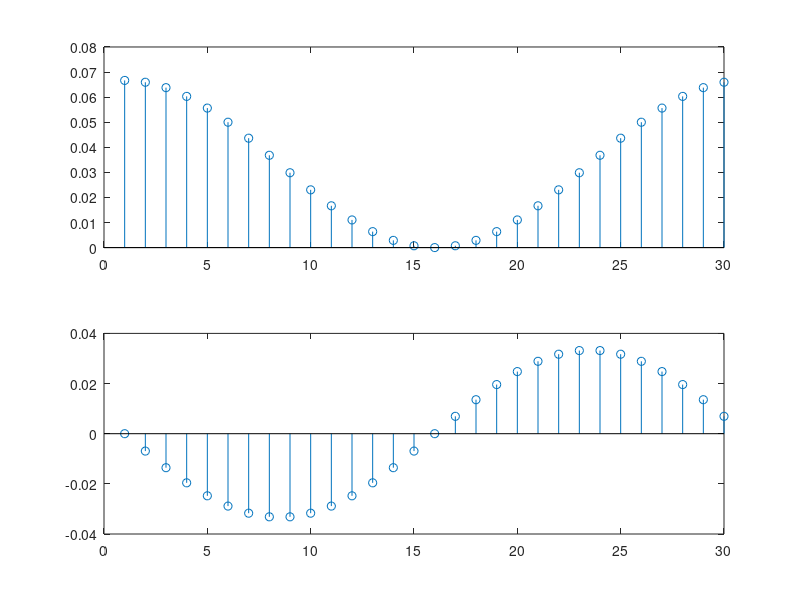
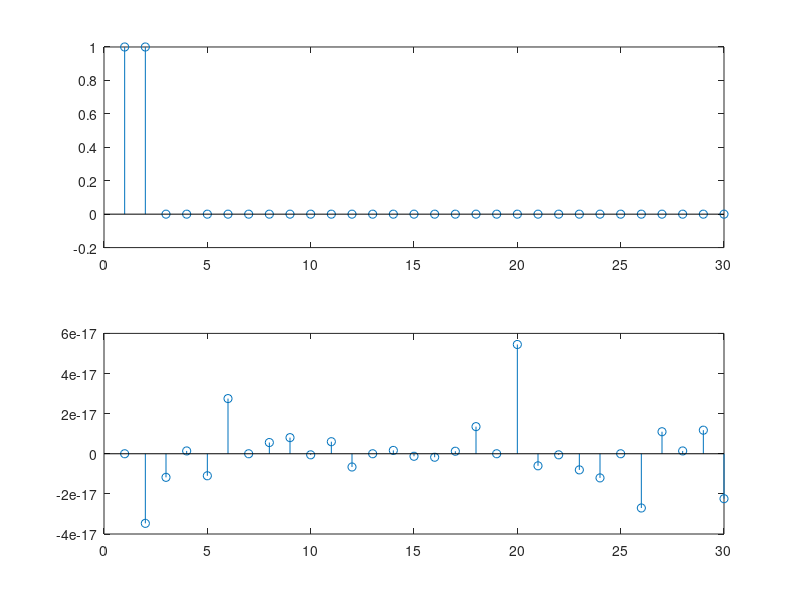

MATLAB code for these plots, in order:
N=30
x=[1 1 zeros(1,N-2)]
a=(1/N)*fft(x)
subplot(2,1,1)
stem(real(a))
subplot(2,1,2)
stem(imag(a))
figure
x1=N*ifft(a)
subplot(2,1,1)
stem(real(x1))
subplot(2,1,2)
stem(imag(x1))
